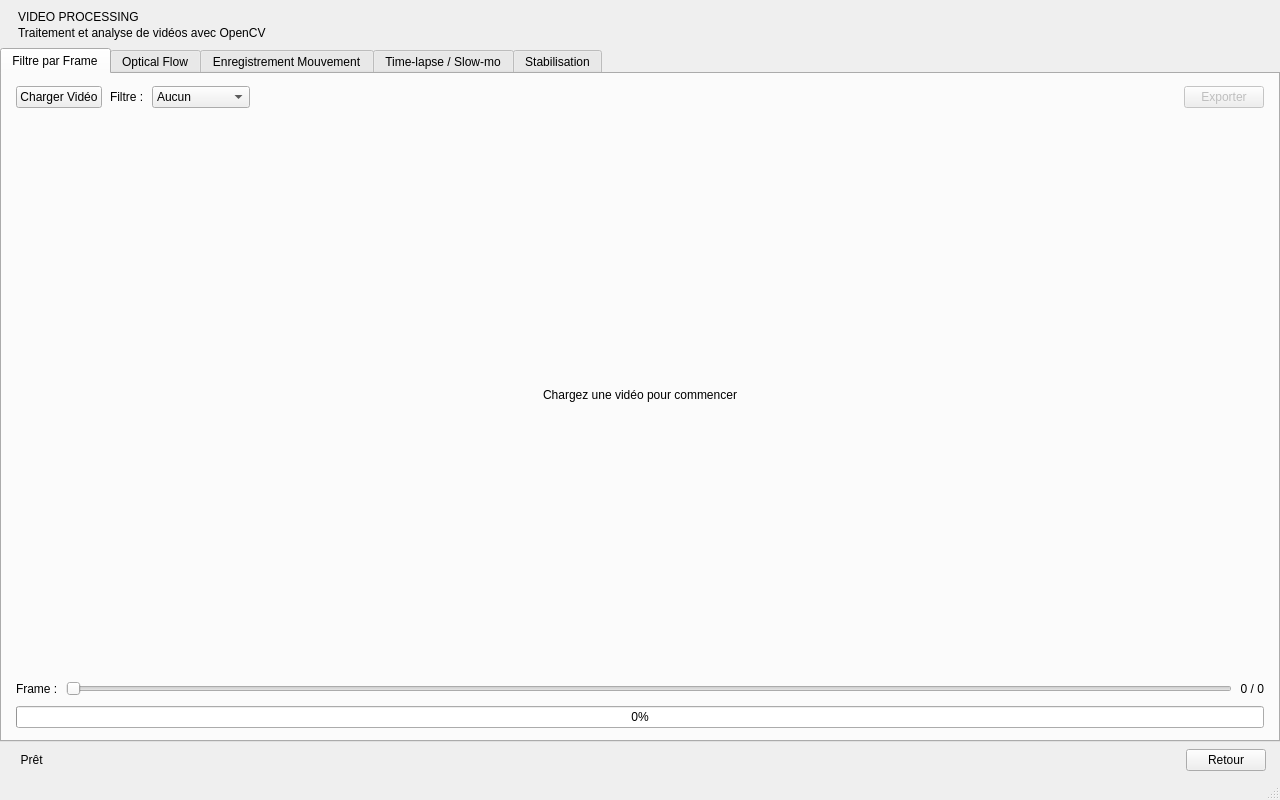
<?xml version="1.0" encoding="UTF-8"?>
<ui version="4.0">
 <class>VideoProcessing</class>
 <widget class="QMainWindow" name="VideoProcessing">
  <property name="geometry">
   <rect><x>0</x><y>0</y><width>1280</width><height>800</height></rect>
  </property>
  <property name="windowTitle">
   <string>Video Processing</string>
  </property>
  <widget class="QWidget" name="centralwidget">
   <layout class="QVBoxLayout" name="mainLayout">
    <property name="spacing"><number>0</number></property>
    <property name="leftMargin"><number>0</number></property>
    <property name="topMargin"><number>0</number></property>
    <property name="rightMargin"><number>0</number></property>
    <property name="bottomMargin"><number>0</number></property>

    <!-- Header -->
    <item>
     <widget class="QFrame" name="headerFrame">
      <property name="minimumHeight"><number>68</number></property>
      <property name="maximumHeight"><number>68</number></property>
      <property name="frameShape"><enum>QFrame::Shape::NoFrame</enum></property>
      <layout class="QVBoxLayout" name="headerLayout">
       <property name="leftMargin"><number>18</number></property>
       <property name="topMargin"><number>10</number></property>
       <property name="rightMargin"><number>18</number></property>
       <property name="bottomMargin"><number>8</number></property>
       <property name="spacing"><number>2</number></property>
       <item>
        <widget class="QLabel" name="titleLabel">
         <property name="text"><string>VIDEO PROCESSING</string></property>
        </widget>
       </item>
       <item>
        <widget class="QLabel" name="subtitleLabel">
         <property name="text"><string>Traitement et analyse de vidéos avec OpenCV</string></property>
        </widget>
       </item>
      </layout>
     </widget>
    </item>

    <!-- Tab widget -->
    <item>
     <widget class="QTabWidget" name="tabWidget">
      <property name="currentIndex"><number>0</number></property>
      <property name="sizePolicy">
       <sizepolicy hsizetype="Expanding" vsizetype="Expanding">
        <horstretch>0</horstretch>
        <verstretch>1</verstretch>
       </sizepolicy>
      </property>

      <!-- ── Tab 1 : Per-Frame Filter ───────────────────────── -->
      <widget class="QWidget" name="filterTab">
       <attribute name="title"><string>Filtre par Frame</string></attribute>
       <layout class="QVBoxLayout" name="filterTabLayout">
        <property name="spacing"><number>10</number></property>
        <property name="leftMargin"><number>14</number></property>
        <property name="topMargin"><number>12</number></property>
        <property name="rightMargin"><number>14</number></property>
        <property name="bottomMargin"><number>12</number></property>

        <!-- Controls row -->
        <item>
         <layout class="QHBoxLayout" name="filterControlsLayout">
          <property name="spacing"><number>8</number></property>
          <item>
           <widget class="QPushButton" name="loadFilterButton">
            <property name="text"><string>Charger Vidéo</string></property>
            <property name="minimumHeight"><number>36</number></property>
            <property name="minimumWidth"><number>140</number></property>
           </widget>
          </item>
          <item>
           <widget class="QLabel" name="filterLabel">
            <property name="text"><string>Filtre :</string></property>
           </widget>
          </item>
          <item>
           <widget class="QComboBox" name="filterCombo">
            <property name="minimumWidth"><number>150</number></property>
            <property name="minimumHeight"><number>36</number></property>
            <item><property name="text"><string>Aucun</string></property></item>
            <item><property name="text"><string>Grayscale</string></property></item>
            <item><property name="text"><string>Blur</string></property></item>
            <item><property name="text"><string>Canny Edge</string></property></item>
            <item><property name="text"><string>Sepia</string></property></item>
            <item><property name="text"><string>Invert</string></property></item>
            <item><property name="text"><string>Sharpen</string></property></item>
           </widget>
          </item>
          <item>
           <spacer name="filterControlsSpacer">
            <property name="orientation"><enum>Qt::Orientation::Horizontal</enum></property>
            <property name="sizeType"><enum>QSizePolicy::Policy::Expanding</enum></property>
            <property name="sizeHint" stdset="0">
             <size><width>40</width><height>20</height></size>
            </property>
           </spacer>
          </item>
          <item>
           <widget class="QPushButton" name="exportFilterButton">
            <property name="text"><string>Exporter</string></property>
            <property name="minimumHeight"><number>36</number></property>
            <property name="minimumWidth"><number>120</number></property>
            <property name="enabled"><bool>false</bool></property>
           </widget>
          </item>
         </layout>
        </item>

        <!-- Preview label -->
        <item>
         <widget class="QLabel" name="filterPreviewLabel">
          <property name="text"><string>Chargez une vidéo pour commencer</string></property>
          <property name="alignment"><set>Qt::AlignmentFlag::AlignCenter</set></property>
          <property name="sizePolicy">
           <sizepolicy hsizetype="Expanding" vsizetype="Expanding">
            <horstretch>0</horstretch>
            <verstretch>1</verstretch>
           </sizepolicy>
          </property>
         </widget>
        </item>

        <!-- Slider row -->
        <item>
         <layout class="QHBoxLayout" name="filterSliderLayout">
          <property name="spacing"><number>8</number></property>
          <item>
           <widget class="QLabel" name="frameLabel">
            <property name="text"><string>Frame :</string></property>
           </widget>
          </item>
          <item>
           <widget class="QSlider" name="filterSlider">
            <property name="orientation"><enum>Qt::Orientation::Horizontal</enum></property>
            <property name="minimum"><number>0</number></property>
            <property name="maximum"><number>0</number></property>
            <property name="value"><number>0</number></property>
            <property name="sizePolicy">
             <sizepolicy hsizetype="Expanding" vsizetype="Fixed">
              <horstretch>1</horstretch>
              <verstretch>0</verstretch>
             </sizepolicy>
            </property>
           </widget>
          </item>
          <item>
           <widget class="QLabel" name="frameCountLabel">
            <property name="text"><string>0 / 0</string></property>
            <property name="minimumWidth"><number>80</number></property>
            <property name="alignment"><set>Qt::AlignmentFlag::AlignRight|Qt::AlignmentFlag::AlignVCenter</set></property>
           </widget>
          </item>
         </layout>
        </item>

        <!-- Progress bar -->
        <item>
         <widget class="QProgressBar" name="filterProgressBar">
          <property name="minimum"><number>0</number></property>
          <property name="maximum"><number>100</number></property>
          <property name="value"><number>0</number></property>
          <property name="minimumHeight"><number>18</number></property>
          <property name="visible"><bool>false</bool></property>
         </widget>
        </item>

       </layout>
      </widget>

      <!-- ── Tab 2 : Optical Flow ───────────────────────────── -->
      <widget class="QWidget" name="opticalFlowTab">
       <attribute name="title"><string>Optical Flow</string></attribute>
       <layout class="QVBoxLayout" name="flowTabLayout">
        <property name="spacing"><number>10</number></property>
        <property name="leftMargin"><number>14</number></property>
        <property name="topMargin"><number>12</number></property>
        <property name="rightMargin"><number>14</number></property>
        <property name="bottomMargin"><number>12</number></property>

        <!-- Controls row -->
        <item>
         <layout class="QHBoxLayout" name="flowControlsLayout">
          <property name="spacing"><number>8</number></property>
          <item>
           <widget class="QPushButton" name="loadFlowButton">
            <property name="text"><string>Charger Vidéo</string></property>
            <property name="minimumHeight"><number>36</number></property>
            <property name="minimumWidth"><number>140</number></property>
           </widget>
          </item>
          <item>
           <widget class="QLabel" name="flowMethodLabel">
            <property name="text"><string>Méthode :</string></property>
           </widget>
          </item>
          <item>
           <widget class="QComboBox" name="flowCombo">
            <property name="minimumWidth"><number>190</number></property>
            <property name="minimumHeight"><number>36</number></property>
            <item><property name="text"><string>Farneback (dense)</string></property></item>
            <item><property name="text"><string>Lucas-Kanade (sparse)</string></property></item>
           </widget>
          </item>
          <item>
           <spacer name="flowControlsSpacer">
            <property name="orientation"><enum>Qt::Orientation::Horizontal</enum></property>
            <property name="sizeType"><enum>QSizePolicy::Policy::Expanding</enum></property>
            <property name="sizeHint" stdset="0">
             <size><width>40</width><height>20</height></size>
            </property>
           </spacer>
          </item>
          <item>
           <widget class="QLabel" name="flowSpeedLabel">
            <property name="text"><string>Vitesse :</string></property>
           </widget>
          </item>
          <item>
           <widget class="QSlider" name="flowSpeedSlider">
            <property name="orientation"><enum>Qt::Orientation::Horizontal</enum></property>
            <property name="minimum"><number>1</number></property>
            <property name="maximum"><number>10</number></property>
            <property name="value"><number>5</number></property>
            <property name="minimumWidth"><number>100</number></property>
            <property name="maximumWidth"><number>140</number></property>
           </widget>
          </item>
          <item>
           <widget class="QPushButton" name="playFlowButton">
            <property name="text"><string>Play</string></property>
            <property name="minimumHeight"><number>36</number></property>
            <property name="minimumWidth"><number>100</number></property>
            <property name="enabled"><bool>false</bool></property>
           </widget>
          </item>
         </layout>
        </item>

        <!-- Preview label -->
        <item>
         <widget class="QLabel" name="flowPreviewLabel">
          <property name="text"><string>Chargez une vidéo pour visualiser le flux optique</string></property>
          <property name="alignment"><set>Qt::AlignmentFlag::AlignCenter</set></property>
          <property name="sizePolicy">
           <sizepolicy hsizetype="Expanding" vsizetype="Expanding">
            <horstretch>0</horstretch>
            <verstretch>1</verstretch>
           </sizepolicy>
          </property>
         </widget>
        </item>

        <!-- Slider row -->
        <item>
         <layout class="QHBoxLayout" name="flowSliderLayout">
          <property name="spacing"><number>8</number></property>
          <item>
           <widget class="QLabel" name="flowFrameLabel">
            <property name="text"><string>Frame :</string></property>
           </widget>
          </item>
          <item>
           <widget class="QSlider" name="flowSlider">
            <property name="orientation"><enum>Qt::Orientation::Horizontal</enum></property>
            <property name="minimum"><number>0</number></property>
            <property name="maximum"><number>0</number></property>
            <property name="value"><number>0</number></property>
            <property name="sizePolicy">
             <sizepolicy hsizetype="Expanding" vsizetype="Fixed">
              <horstretch>1</horstretch>
              <verstretch>0</verstretch>
             </sizepolicy>
            </property>
           </widget>
          </item>
          <item>
           <widget class="QLabel" name="flowCountLabel">
            <property name="text"><string>0 / 0</string></property>
            <property name="minimumWidth"><number>80</number></property>
            <property name="alignment"><set>Qt::AlignmentFlag::AlignRight|Qt::AlignmentFlag::AlignVCenter</set></property>
           </widget>
          </item>
         </layout>
        </item>

       </layout>
      </widget>

      <!-- ── Tab 3 : Motion Recording ──────────────────────── -->
      <widget class="QWidget" name="motionTab">
       <attribute name="title"><string>Enregistrement Mouvement</string></attribute>
       <layout class="QVBoxLayout">
        <item>
         <widget class="QLabel" name="motionPlaceholder">
          <property name="text"><string>À venir — Motion-Triggered Recording</string></property>
          <property name="alignment"><set>Qt::AlignmentFlag::AlignCenter</set></property>
         </widget>
        </item>
       </layout>
      </widget>

      <!-- ── Tab 4 : Time-lapse / Slow-motion ─────────────── -->
      <widget class="QWidget" name="timelapseTab">
       <attribute name="title"><string>Time-lapse / Slow-mo</string></attribute>
       <layout class="QVBoxLayout">
        <item>
         <widget class="QLabel" name="timelapsePlaceholder">
          <property name="text"><string>À venir — Time-lapse &amp; Slow-motion</string></property>
          <property name="alignment"><set>Qt::AlignmentFlag::AlignCenter</set></property>
         </widget>
        </item>
       </layout>
      </widget>

      <!-- ── Tab 5 : Stabilisation ─────────────────────────── -->
      <widget class="QWidget" name="stabilizationTab">
       <attribute name="title"><string>Stabilisation</string></attribute>
       <layout class="QVBoxLayout">
        <item>
         <widget class="QLabel" name="stabilizationPlaceholder">
          <property name="text"><string>À venir — Video Stabilization</string></property>
          <property name="alignment"><set>Qt::AlignmentFlag::AlignCenter</set></property>
         </widget>
        </item>
       </layout>
      </widget>

     </widget>
    </item>

    <!-- Footer -->
    <item>
     <widget class="QFrame" name="footerFrame">
      <property name="minimumHeight"><number>46</number></property>
      <property name="maximumHeight"><number>46</number></property>
      <property name="frameShape"><enum>QFrame::Shape::NoFrame</enum></property>
      <layout class="QHBoxLayout" name="footerLayout">
       <property name="leftMargin"><number>14</number></property>
       <property name="topMargin"><number>7</number></property>
       <property name="rightMargin"><number>14</number></property>
       <property name="bottomMargin"><number>7</number></property>
       <property name="spacing"><number>8</number></property>
       <item>
        <widget class="QLabel" name="statusLabel">
         <property name="text"><string>  Prêt</string></property>
         <property name="sizePolicy">
          <sizepolicy hsizetype="Expanding" vsizetype="Preferred">
           <horstretch>1</horstretch>
           <verstretch>0</verstretch>
          </sizepolicy>
         </property>
        </widget>
       </item>
       <item>
        <widget class="QPushButton" name="backButton">
         <property name="text"><string>Retour</string></property>
         <property name="minimumWidth"><number>110</number></property>
         <property name="minimumHeight"><number>32</number></property>
        </widget>
       </item>
      </layout>
     </widget>
    </item>

   </layout>
  </widget>
  <widget class="QMenuBar" name="menubar">
   <property name="geometry">
    <rect><x>0</x><y>0</y><width>1280</width><height>21</height></rect>
   </property>
  </widget>
  <widget class="QStatusBar" name="statusbar"/>
 </widget>
 <resources/>
 <connections/>
</ui>
